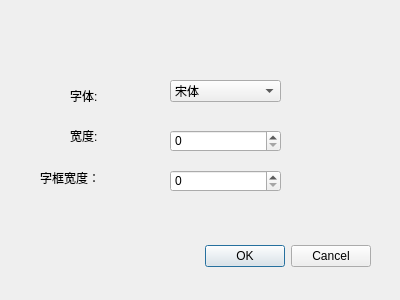
<?xml version="1.0" encoding="UTF-8"?>
<ui version="4.0">
 <class>TextDialog</class>
 <widget class="QDialog" name="TextDialog">
  <property name="geometry">
   <rect>
    <x>0</x>
    <y>0</y>
    <width>400</width>
    <height>300</height>
   </rect>
  </property>
  <property name="windowTitle">
   <string>Dialog</string>
  </property>
  <widget class="QDialogButtonBox" name="buttonBox">
   <property name="geometry">
    <rect>
     <x>30</x>
     <y>240</y>
     <width>341</width>
     <height>32</height>
    </rect>
   </property>
   <property name="orientation">
    <enum>Qt::Horizontal</enum>
   </property>
   <property name="standardButtons">
    <set>QDialogButtonBox::Cancel|QDialogButtonBox::Ok</set>
   </property>
  </widget>
  <widget class="QLabel" name="label_txt">
   <property name="geometry">
    <rect>
     <x>70</x>
     <y>90</y>
     <width>54</width>
     <height>12</height>
    </rect>
   </property>
   <property name="text">
    <string>字体:</string>
   </property>
  </widget>
  <widget class="QLabel" name="label_width">
   <property name="geometry">
    <rect>
     <x>70</x>
     <y>130</y>
     <width>54</width>
     <height>12</height>
    </rect>
   </property>
   <property name="text">
    <string>宽度:</string>
   </property>
  </widget>
  <widget class="QComboBox" name="comboBox_text">
   <property name="geometry">
    <rect>
     <x>170</x>
     <y>80</y>
     <width>111</width>
     <height>22</height>
    </rect>
   </property>
   <item>
    <property name="text">
     <string>宋体</string>
    </property>
   </item>
   <item>
    <property name="text">
     <string>微软雅黑</string>
    </property>
   </item>
   <item>
    <property name="text">
     <string>仿宋</string>
    </property>
   </item>
   <item>
    <property name="text">
     <string>楷体</string>
    </property>
   </item>
   <item>
    <property name="text">
     <string>新宋体</string>
    </property>
   </item>
   <item>
    <property name="text">
     <string>黑体</string>
    </property>
   </item>
   <item>
    <property name="text">
     <string>Times New Roman</string>
    </property>
   </item>
   <item>
    <property name="text">
     <string>Verdana</string>
    </property>
   </item>
   <item>
    <property name="text">
     <string>Vrinda</string>
    </property>
   </item>
   <item>
    <property name="text">
     <string>Tunga</string>
    </property>
   </item>
   <item>
    <property name="text">
     <string>Vani</string>
    </property>
   </item>
  </widget>
  <widget class="QSpinBox" name="spinBox_text">
   <property name="geometry">
    <rect>
     <x>170</x>
     <y>130</y>
     <width>111</width>
     <height>22</height>
    </rect>
   </property>
  </widget>
  <widget class="QLabel" name="label">
   <property name="geometry">
    <rect>
     <x>40</x>
     <y>170</y>
     <width>81</width>
     <height>16</height>
    </rect>
   </property>
   <property name="text">
    <string>字框宽度：</string>
   </property>
  </widget>
  <widget class="QSpinBox" name="spinBox_Width">
   <property name="geometry">
    <rect>
     <x>170</x>
     <y>170</y>
     <width>111</width>
     <height>22</height>
    </rect>
   </property>
  </widget>
 </widget>
 <resources/>
 <connections>
  <connection>
   <sender>buttonBox</sender>
   <signal>accepted()</signal>
   <receiver>TextDialog</receiver>
   <slot>accept()</slot>
   <hints>
    <hint type="sourcelabel">
     <x>248</x>
     <y>254</y>
    </hint>
    <hint type="destinationlabel">
     <x>157</x>
     <y>274</y>
    </hint>
   </hints>
  </connection>
  <connection>
   <sender>buttonBox</sender>
   <signal>rejected()</signal>
   <receiver>TextDialog</receiver>
   <slot>reject()</slot>
   <hints>
    <hint type="sourcelabel">
     <x>316</x>
     <y>260</y>
    </hint>
    <hint type="destinationlabel">
     <x>286</x>
     <y>274</y>
    </hint>
   </hints>
  </connection>
 </connections>
</ui>
